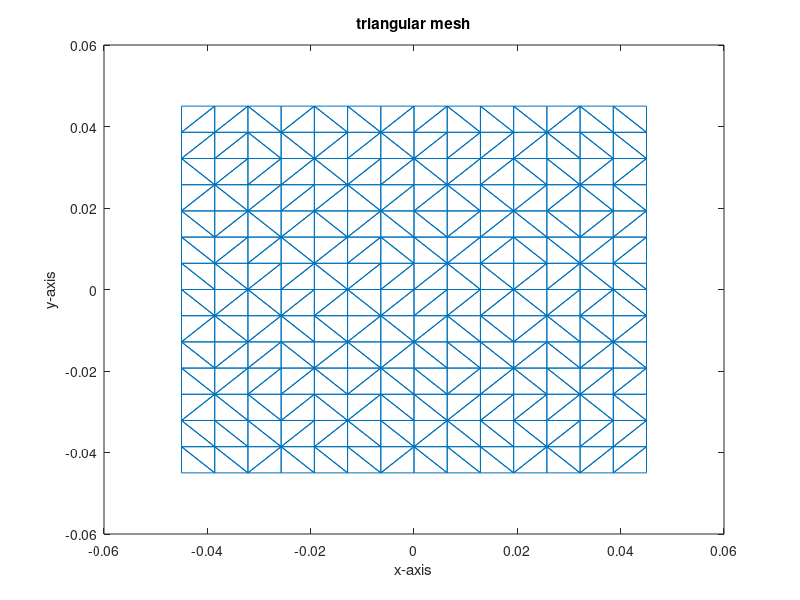

Source code (MATLAB): (Note: this script raises an error after producing the figure.)
clc
clear
close all

freq = 10 * 1e9;
Lambda = 3e8/freq;
w0 = 2*pi*freq;

mu0 = 4*pi*1e-7;
e0 = 8.854e-12;

k0 = w0 * sqrt(mu0*e0);
L = 3 * Lambda;
W = 3 * Lambda;
% L = 2;
% W = 3;


%% generate the mesh
n = 15; % number of elements along the x axis
x = linspace(-L/2,L/2,n);
y = linspace(-W/2,W/2,n);

[X,Y] = meshgrid(x,y);

X = X(:);
Y = Y(:);

DT = delaunay(X,Y);

figure
triplot(DT,X,Y)
xlabel("x-axis")
ylabel("y-axis")
title("triangular mesh")

Edges = [];
edgesTotal = 0;
for n = 1:1:size(DT,1) 
    % disp(DT(n,:)) 
    % DT(n,:) refers to the triangle vertexes in row n
    tri1 = DT(n,1:3)';
    for k = (n + 1):1:size(DT,1)
        tri2 = DT(k,1:3)';
        a=1-all([tri1-tri2(1) tri1-tri2(2) tri1-tri2(3)]); 
        if(sum(a) == 2)
            edgesTotal = edgesTotal + 1;
            Edges = [Edges tri2((find(a)))];
            posTri(edgesTotal) = n;  % using edgesTotal as an index
            negTri(edgesTotal) = k;
        end
    end
end

numberTriangles = size(DT,1);
Triangles = DT';  

p = [X Y zeros(length(X),1)]';

for m = 1:numberTriangles
    N = Triangles(1:3,m);
    Vec1 = p(:,N(1)) - p(:,N(2));
    Vec2 = p(:,N(3)) - p(:,N(2));

    Area(m) = norm(cross(Vec1,Vec2))/2;

    Center(:,m) = 1/3 * sum(p(:,N),2);
end

for m = 1:edgesTotal
    edgeLength(m) = norm(p(:,Edges(1,m)) - p(:,Edges(2,m)));
end

nearDist = mean(edgeLength);

numEdges = size(Edges(1,:));

Triangles(4,:) = 1;

% Plus triangle position
for m = 1:edgesTotal
    triIndex = posTri(m);
    n1 = Triangles(1,triIndex);
    n2 = Triangles(2,triIndex);
    n3 = Triangles(3,triIndex);
    if((n1 ~= Edges(1,m) &&(n1 ~= Edges(2,m)))) NODE = n1;end
    if((n2 ~= Edges(1,m) &&(n2 ~= Edges(2,m)))) NODE = n2;end
    if((n3 ~= Edges(1,m) &&(n3 ~= Edges(2,m)))) NODE = n3;end
    freeVertexPos(:,m) = p(:,NODE);
    rhoPlus(:,m) = -Center(:,triIndex) + freeVertexPos(:,m);
end

% negative triangle position
for m = 1:edgesTotal
    triIndex = negTri(m);
    n1 = Triangles(1,triIndex);
    n2 = Triangles(2,triIndex);
    n3 = Triangles(3,triIndex);
    if((n1 ~= Edges(1,m) &&(n1 ~= Edges(2,m)))) NODE = n1;end
    if((n2 ~= Edges(1,m) &&(n2 ~= Edges(2,m)))) NODE = n2;end
    if((n3 ~= Edges(1,m) &&(n3 ~= Edges(2,m)))) NODE = n3;end
    freeVertexNeg(:,m) = p(:,NODE);
    rhoMinus(:,m) = Center(:,triIndex) - freeVertexNeg(:,m);
end

%% build the impedance matrix
numQRuleO = 1;
numQRuleS = 1;

QRuleS = GetQuadRule(numQRuleO);
QRuleO = GetQuadRule(numQRuleO);

for m = 1:size(Edges,2)
    % m+ 
    V1mp = p(:,Triangles(1,posTri(m)));
    V2mp = p(:,Triangles(2,posTri(m)));
    V3mp = p(:,Triangles(3,posTri(m)));
    % m+ 
    V1mm = p(:,Triangles(1,negTri(m)));
    V2mm = p(:,Triangles(2,negTri(m)));
    V3mm = p(:,Triangles(3,negTri(m)));

    % rp and rhom vectors
    rpm = repmat(QRuleO(:,1),[1,3]).'.*repmat(V1mm,[1,numQRuleO])+...
        repmat(QRuleO(:,2),[1,3]).'.*repmat(V2mm,[1,numQRuleO])+...
        repmat(QRuleO(:,3),[1,3]).'.*repmat(V3mm,[1,numQRuleO]);
    RHOm_Minus = rpm - repmat(freeVertexNeg(:,m),[1,numQRuleO]); 

    rpp = repmat(QRuleO(:,1),[1,3]).'.*repmat(V1mp,[1,numQRuleO])+...
    repmat(QRuleO(:,2),[1,3]).'.*repmat(V2mp,[1,numQRuleO])+...
    repmat(QRuleO(:,3),[1,3]).'.*repmat(V3mp,[1,numQRuleO]);
    RHOm_Plus = repmat(freeVertexPos(:,m),[1,numQRuleO]) - rpp;

    for n = 1:size(Edges,2)
        % triangle n+
        V1np = p(:,Triangles(1,posTri(n)));
        V2np = p(:,Triangles(2,posTri(n)));
        V3np = p(:,Triangles(3,posTri(n)));
        % triangle n-
        V1nm = p(:,Triangles(1,negTri(n)));
        V2nm = p(:,Triangles(2,negTri(n)));
        V3nm = p(:,Triangles(3,negTri(n)));

        % rq vectors and rhon vectors
        rqm = repmat(QRuleS(:,1),[1,3]).'.*repmat(V1nm,[1,numQRuleS])+...
            repmat(QRuleS(:,2),[1,3]).'.*repmat(V2nm,[1,numQRuleS])+...
            repmat(QRuleS(:,3),[1,3]).'.*repmat(V3nm,[1,numQRuleS]);
        RHOn_Minus = rqm - repmat(freeVertexNeg(:,n),[1,numQRuleS]); 
        
        RHO_Saved_Minus(:,n) = RHOn_Minus;
    
        rqp = repmat(QRuleS(:,1),[1,3]).'.*repmat(V1np,[1,numQRuleS])+...
            repmat(QRuleS(:,2),[1,3]).'.*repmat(V2np,[1,numQRuleS])+...
            repmat(QRuleS(:,3),[1,3]).'.*repmat(V3np,[1,numQRuleS]);
        RHOn_Plus = repmat(freeVertexPos(:,n),[1,numQRuleS]) - rqp; 

        RHO_Saved_Plus(:,n) = RHOn_Plus;


        %% Tm- and Tn-
        centroid_Tmm = 1/3 * sum(p(:,Triangles(1:3,negTri(m))),2);
        centroid_Tnm = 1/3 * sum(p(:,Triangles(1:3,negTri(n))),2);
        deltaCentroid = norm(centroid_Tnm-centroid_Tmm);
        % not a self term
        Rpq = sqrt(pdist2(rpm(1,:).',rqm(1,:).').^2 + pdist2(rpm(2,:).',rqm(2,:).').^2 + ...
                pdist2(rpm(3,:).',rqm(3,:).').^2 );
        if(deltaCentroid>nearDist)

            TmmTnm=sum(sum(((edgeLength(m).*edgeLength(n)./(4.*pi)).*...
            (QRuleO(:,4)*QRuleS(:,4).').*((1i.*w0.*mu0./4).*RHOn_Minus.'*RHOm_Minus-...
            (1i./(w0.*e0))).*(exp(-1i.*k0.*Rpq)./Rpq))));

        else
            % term 1
            Term1=sum(sum(((edgeLength(m).*edgeLength(n)./(4.*pi)).*...
            (QRuleO(:,4)*QRuleS(:,4).').*((1i.*w0.*mu0./4).*RHOm_Minus.'*RHOn_Minus-(1i./(w0.*e0))).*...
            GFuncNonSingPart(Rpq,k0))));
            % term 2
            Term2=sum((edgeLength(m).*edgeLength(n)./(4.*pi.*Area(negTri(n)))).*...
            QRuleO(:,4).'.*((1i.*w0.*mu0./4).*...
            dot(RHOm_Minus,NearTermInner(V1nm,V2nm,V3nm,rpm,freeVertexNeg(:,n),2,1))));
            % term 3
            Term3=sum((edgeLength(m).*edgeLength(n)./(4.*pi.*Area(negTri(n)))).*...
            QRuleO(:,4).'.*((-1i./(w0.*e0)).*NearTermInner(V1nm,V2nm,V3nm,rpm,freeVertexNeg(:,n),2,2)));
            % add 
            TmmTnm=Term1+Term2+Term3; 
        end

        %% Tm- and Tn+
        centroid_Tmm = 1/3 * sum(p(:,Triangles(1:3,negTri(m))),2);
        centroid_Tnp = 1/3 * sum(p(:,Triangles(1:3,posTri(n))),2);
        deltaCentroid = norm(centroid_Tnp-centroid_Tmm);
        % not a self term
        Rpq = sqrt(pdist2(rpm(1,:).',rqp(1,:).').^2 + pdist2(rpm(2,:).',rqp(2,:).').^2 + ...
                pdist2(rpm(3,:).',rqp(3,:).').^2 );
        if(deltaCentroid>nearDist)

            TmmTnp=sum(sum(((edgeLength(m).*edgeLength(n)./(4.*pi)).*...
            (QRuleO(:,4)*QRuleS(:,4).').*((1i.*w0.*mu0./4).*RHOn_Plus.'*RHOm_Minus + ...
            (1i./(w0.*e0))).*(exp(-1i.*k0.*Rpq)./Rpq))));

        else
            % term 1
            Term1=sum(sum(((edgeLength(m).*edgeLength(n)./(4.*pi)).*...
            (QRuleO(:,4)*QRuleS(:,4).').*((1i.*w0.*mu0./4).*RHOm_Minus.'*RHOn_Plus + (1i./(w0.*e0))).*...
            GFuncNonSingPart(Rpq,k0))));
            % term 2
            Term2=sum((edgeLength(m).*edgeLength(n)./(4.*pi.*Area(posTri(n)))).*...
            QRuleO(:,4).'.*((1i.*w0.*mu0./4).*...
            dot(RHOm_Minus,NearTermInner(V1np,V2np,V3np,rpm,freeVertexPos(:,n),2,1))));
            % term 3
            Term3=sum((edgeLength(m).*edgeLength(n)./(4.*pi.*Area(posTri(n)))).*...
            QRuleO(:,4).'.*((1i./(w0.*e0)).*NearTermInner(V1np,V2np,V3np,rpm,freeVertexPos(:,n),2,2)));
            % add 
            TmmTnp=Term1+Term2+Term3; 
        end

        %% Tm+ and Tn-
        centroid_Tmp = 1/3 * sum(p(:,Triangles(1:3,posTri(m))),2);
        centroid_Tnm = 1/3 * sum(p(:,Triangles(1:3,negTri(n))),2);
        deltaCentroid = norm(centroid_Tnm-centroid_Tmp);
        % not a self term
        Rpq = sqrt(pdist2(rpp(1,:).',rqm(1,:).').^2 + pdist2(rpp(2,:).',rqm(2,:).').^2 + ...
                pdist2(rpp(3,:).',rqm(3,:).').^2 );
        if(deltaCentroid>nearDist)

            TmpTnm=sum(sum(((edgeLength(m).*edgeLength(n)./(4.*pi)).*...
            (QRuleO(:,4)*QRuleS(:,4).').*((1i.*w0.*mu0./4).*RHOn_Minus.'*RHOm_Plus + ...
            (1i./(w0.*e0))).*(exp(-1i.*k0.*Rpq)./Rpq))));

        else
            % term 1
            Term1=sum(sum(((edgeLength(m).*edgeLength(n)./(4.*pi)).*...
            (QRuleO(:,4)*QRuleS(:,4).').*((1i.*w0.*mu0./4).*RHOm_Plus.'*RHOn_Minus + (1i./(w0.*e0))).*...
            GFuncNonSingPart(Rpq,k0))));
            % term 2
            Term2=sum((edgeLength(m).*edgeLength(n)./(4.*pi.*Area(negTri(n)))).*...
            QRuleO(:,4).'.*((1i.*w0.*mu0./4).*...
            dot(RHOm_Plus,NearTermInner(V1nm,V2nm,V3nm,rpp,freeVertexNeg(:,n),2,1))));
            % term 3
            Term3=sum((edgeLength(m).*edgeLength(n)./(4.*pi.*Area(negTri(n)))).*...
            QRuleO(:,4).'.*((1i./(w0.*e0)).*NearTermInner(V1nm,V2nm,V3nm,rpp,freeVertexNeg(:,n),2,2)));
            % add 
            TmpTnm=Term1+Term2+Term3; 
        end

        %% Tm+ and Tn+
        centroid_Tmp = 1/3 * sum(p(:,Triangles(1:3,posTri(m))),2);
        centroid_Tnp = 1/3 * sum(p(:,Triangles(1:3,posTri(n))),2);
        deltaCentroid = norm(centroid_Tnp-centroid_Tmp);
        % not a self term
        Rpq = sqrt(pdist2(rpp(1,:).',rqp(1,:).').^2 + pdist2(rpp(2,:).',rqp(2,:).').^2 + ...
                pdist2(rpp(3,:).',rqp(3,:).').^2 );
        if(deltaCentroid>nearDist)

            TmpTnp=sum(sum(((edgeLength(m).*edgeLength(n)./(4.*pi)).*...
            (QRuleO(:,4)*QRuleS(:,4).').*((1i.*w0.*mu0./4).*RHOn_Plus.'*RHOm_Plus-...
            (1i./(w0.*e0))).*(exp(-1i.*k0.*Rpq)./Rpq))));

        else
            % term 1
            Term1=sum(sum(((edgeLength(m).*edgeLength(n)./(4.*pi)).*...
            (QRuleO(:,4)*QRuleS(:,4).').*((1i.*w0.*mu0./4).*RHOm_Plus.'*RHOn_Plus-(1i./(w0.*e0))).*...
            GFuncNonSingPart(Rpq,k0))));
            % term 2
            Term2=sum((edgeLength(m).*edgeLength(n)./(4.*pi.*Area(posTri(n)))).*...
            QRuleO(:,4).'.*((1i.*w0.*mu0./4).*...
            dot(RHOm_Plus,NearTermInner(V1np,V2np,V3np,rpp,freeVertexPos(:,n),2,1))));
            % term 3
            Term3=sum((edgeLength(m).*edgeLength(n)./(4.*pi.*Area(posTri(n)))).*...
            QRuleO(:,4).'.*((-1i./(w0.*e0)).*NearTermInner(V1np,V2np,V3np,rpp,freeVertexPos(:,n),2,2)));
            % add 
            TmpTnp=Term1+Term2+Term3; 
        end


        %% ZMN
        Zmn(m,n) = TmmTnm + TmmTnp + TmpTnp + TmpTnm;
    end     


    %% generation of Vm
    IncTheta=45*pi/180;
    IncPhi=45*pi/180;
    IncK=[sin(IncTheta)*cos(IncPhi) sin(IncTheta)*sin(IncPhi) ... 
    cos(IncTheta)]; 
    IncPol=[0;1;0];
    E0i=1; 
    Einc=@(x,y,z)E0i.*IncPol.*exp(-1i.*dot(k0.*IncK,[x,y,z]));


    V(m,1)=sum((edgeLength(m)./2).*QRuleO(:,4).'.*dot(RHOm_Minus,Einc(rpm(1,:),rpm(2,:),rpm(3,:))))+...
        sum((edgeLength(m)./2).*QRuleO(:,4).'.*dot(RHOm_Plus,Einc(rpp(1,:),rpp(2,:),rpp(3,:))));
end

%% currents
I = inv(Zmn) * V

%% plot surface current densities
Index=find(Triangles(4,:)<=1);
numTriangles=length(Index);

for k = 1:numTriangles
    J = [0 0 0];
    for m = 1:edgesTotal
        IE = I(m) * edgeLength(m);
        if(posTri(m) == k)
            J = J + IE * RHO_Saved_Plus(:,m) / (2*Area(posTri(m)));
        end
        if(negTri(m) == k)
            J = J + IE * RHO_Saved_Minus(:,m) / (2*Area(posTri(m)));
        end
        Jx = J(1);
        Jy = J(2);
        Jz = J(3);
        normalCurrent(k) = abs(norm(J));


    end
end

Jmax=max(normalCurrent);
MaxCurrent=strcat(num2str(Jmax),'[A/m]')
CurrentNorm1=normalCurrent./max(normalCurrent);
for m=1:numTriangles
    N=Triangles(1:3,m);
    Xp(1:3,m)=[p(1,N)]';
    Yp(1:3,m)=[p(2,N)]';
    Zp(1:3,m)=[p(3,N)]';
end
Cam=repmat(CurrentNorm1,3,1);
Cph=repmat(Jy./max(normalCurrent),3,1);

h = fill3(Xp,Yp,Zp,Cam);
colormap jet;
axis('equal')

xlim([-L L]) 
ylim([-W W])
